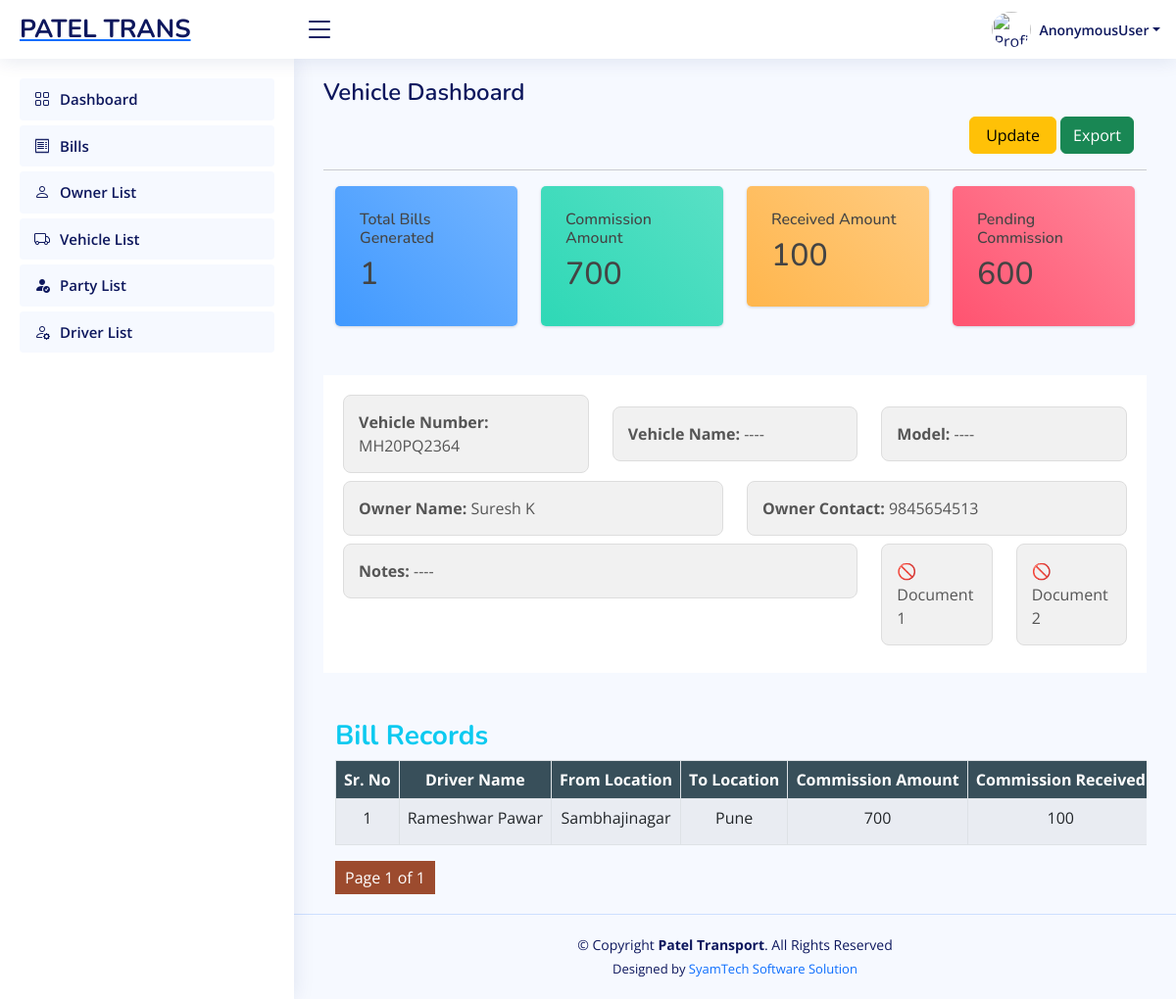
Screenshot of /software/vehicle_dashboard/1 with the database file from the repository.
### Developer/models.py (models this page shows, shortened)
class Vehicle(models.Model):
    owner = models.ForeignKey(VehicleOwner, on_delete=models.CASCADE, null=True, blank=True)
    business = models.ForeignKey(Business, on_delete=models.CASCADE, null=True, blank=True)
    vehicle_number = models.CharField(max_length=20, unique=True)  # License plate number
    vehicle_name = models.CharField(max_length=100, null=True, blank=True)
    model_name = models.CharField(max_length=255, null=True, blank=True)
    notes = models.TextField(null=True, blank=True)
    document1 = models.FileField(upload_to='vehicle_documents/', null=True, blank=True)
    document2 = models.FileField(upload_to='vehicle_documents/', null=True, blank=True)
    created_at = models.DateTimeField(auto_now_add=True)
    updated_at = models.DateTimeField(auto_now=True)

class VehicleOwner(models.Model):
    business = models.ForeignKey(Business, on_delete=models.CASCADE,null=True, blank=True)
    owner_name = models.CharField(max_length=255)
    owner_mobile_number = models.CharField(max_length=15)
    owner_alternate_mobile_number = models.CharField(max_length=15, null=True, blank=True)
    pan_card = models.FileField(upload_to='vehicle_owner_documents/pan_cards/', null=True, blank=True)
    adhar_card = models.FileField(upload_to='vehicle_owner_documents/adhar_cards/', null=True, blank=True)
    document1 = models.FileField(upload_to='vehicle_owner_documents/other_documents/', null=True, blank=True)
    document2 = models.FileField(upload_to='vehicle_owner_documents/other_documents/', null=True, blank=True)
    created_at = models.DateTimeField(auto_now_add=True)
    updated_at = models.DateTimeField(auto_now=True)

class Bill(models.Model):
    business = models.ForeignKey(Business, on_delete=models.CASCADE, null=True, blank=True)
    bill_number = models.CharField(max_length=10, unique=True, editable=False, db_index=True)
    party = models.ForeignKey(
        'Party', on_delete=models.SET_NULL, related_name='bills', verbose_name="Party Name", null=True, blank=True
    )
    driver = models.ForeignKey(
        'Driver', on_delete=models.SET_NULL, null=True, blank=True, related_name='bills', verbose_name="Driver"
    )
    vehicle = models.ForeignKey(
        'Vehicle', on_delete=models.CASCADE,  related_name='bills', verbose_name="Vehicle"
    )
    reference = models.ForeignKey(
        'VehicleOwner', on_delete=models.SET_NULL, null=True, blank=True, related_name='referenced_bills', verbose_name="Referenced By"
    )
    from_location = models.CharField(max_length=255, verbose_name="From Location")
    to_location = models.CharField(max_length=255, verbose_name="To Location")
    material_type = models.CharField(max_length=255, null=True, blank=True, verbose_name="Type of Material")
    rent_amount = models.DecimalField(max_digits=10, decimal_places=0, verbose_name="Rent Amount")
    advance_amount = models.DecimalField(max_digits=10, decimal_places=0, verbose_name="Advance Amount")
    pending_amount = models.DecimalField(max_digits=10, decimal_places=0, default=0, verbose_name="Pending Amount")
    commission = models.DecimalField(max_digits=10, decimal_places=0, null=True, blank=True,default=0,  verbose_name="Commission")
    commission_charge = models.DecimalField(max_digits=10, decimal_places=0, null=True, blank=True,default=0,  verbose_name="Commission Amount")
    commission_received = models.DecimalField(max_digits=10, decimal_places=0, null=True, blank=True,default=0,  verbose_name="Commission Received")
    commission_pending = models.DecimalField(max_digits=10, decimal_places=0, null=True, blank=True,default=0,  verbose_name="Commission Pending")
    notes = models.TextField(null=True, blank=True, verbose_name="Additional Notes")
    bill_date = models.DateField(verbose_name="Bill Date")
    commission_received_date = models.DateField(null=True, blank=True, verbose_name="Commission Received Date")
    class Meta:
        ordering = ['-bill_date']

class Driver(models.Model):
    business = models.ForeignKey(Business, on_delete=models.CASCADE, null=True, blank=True)
    driver_name = models.CharField(max_length=255)
    licence = models.FileField(upload_to='driver_documents/licence/', null=True, blank=True)
    adhar_card = models.FileField(upload_to='driver_documents/adhar_cards/', null=True, blank=True)
    document1 = models.FileField(upload_to='party_documents/other_documents/', null=True, blank=True)
    document2 = models.FileField(upload_to='party_documents/other_documents/', null=True, blank=True)
    profile_photo = models.ImageField(upload_to='driver_documents/profile_photos/', null=True, blank=True)
    mobile = models.CharField(max_length=15, null=True, blank=True)
    alternate_mobile = models.CharField(max_length=15, null=True, blank=True)
    created_at = models.DateTimeField(auto_now_add=True)
    updated_at = models.DateTimeField(auto_now=True)

### Software/views.py (the view)
# urls.py: path('vehicle_dashboard/<int:id>', vehicle_dashboard, name='software_vehicle_dashboard'),
def vehicle_dashboard(request,id):
    vehicle=Vehicle.objects.get(id=id)
    bill=Bill.objects.select_related('vehicle').only('vehicle').filter(vehicle=vehicle)
    total_bills_generated = bill.count()
    total_commission_amount = bill.aggregate(Sum('commission_charge'))['commission_charge__sum'] or 0
    received_commission = bill.aggregate(Sum('commission_received'))['commission_received__sum'] or 0
    pending_commission = bill.aggregate(Sum('commission_pending'))['commission_pending__sum'] or 0
    paginator = Paginator(bill, 10)  # Show 10 job cards per page.
    page_number = request.GET.get('page')  # Get the page number from the GET request
    page_obj = paginator.get_page(page_number)  # Get the corresponding page object
    filter_params = request.GET.copy()  # Copy the GET parameters
    if 'page' in filter_params:
        del filter_params['page']  # Remove the page parameter if it exists
    context={
        'bill_rec':page_obj,
        'vehicle':vehicle,
        'filter_params': filter_params.urlencode(),
        'total_bills_generated':total_bills_generated,
        'total_commission_amount':total_commission_amount,
        'received_commission':received_commission,
        'pending_commission':pending_commission,
        }
    return render(request, 'software_vehicle_dashboard.html',context )

### Software/templates/software_vehicle_dashboard.html (shortened to what this page needs)
{% extends "software_base.html" %}
{% block content %}
<main id="main" class="main">
    <div class="pagetitle">
        <h1>Vehicle Dashboard</h1>
    </div>
    <div class="row">
        <div class="col-lg-12">
            <div class="row">
                <div class="container" style="max-width:97%;">
                    <div class="text-lg-end text-start">
                        <a href="javascript:void(0);" data-url="{% url 'software_update_vehicle' vehicle.id %}" class="btn btn-warning    px-3" onclick="mini_window_2(this)">Update</a>
                    <a href="{% url 'software_export_bill_records_for_single_vehicle' vehicle.id %}" class="btn btn-success"> Export</a>
                    </div>
                </div>
            </div>
        </div>
    </div>
     <hr>
    <div class="container">
        <div class="row">
            <div class="col-md-4 col-xl-3">
                <div class="card bg-c-blue order-card">
                    <div class="card-block">
                        <h6 class="m-b-20">Total Bills Generated</h6>
                        <h2 class="text-right"><span>{{ total_bills_generated }}</span></h2>
                    </div>
                </div>
            </div>
            <div class="col-md-4 col-xl-3">
                <div class="card bg-c-green order-card">
                    <div class="card-block">
                        <h6 class="m-b-20">Commission Amount</h6>
                        <h2 class="text-right"><span>{{ total_commission_amount }}</span></h2>
                    </div>
                </div>
            </div>
            <div class="col-md-4 col-xl-3">
                <div class="card bg-c-yellow order-card">
                    <div class="card-block">
                        <h6 class="m-b-20">Received Amount</h6>
                        <h2 class="text-right"><span>{{ received_commission }}</span></h2>
                    </div>
                </div>
            </div>
            <div class="col-md-4 col-xl-3">
                <div class="card bg-c-pink order-card">
                    <div class="card-block">
                        <h6 class="m-b-20">Pending Commission</h6>
                        <h2 class="text-right"><span>{{ pending_commission }}</span></h2>
                    </div>
                </div>
            </div>
        </div>
    </div>
    <div class="container-fluid  bill-info-header">
        <div class="row">
            <div class="col-sm-4 mb-2">
                <div class="info-field">
                    <strong>Vehicle Number:</strong> {{ vehicle.vehicle_number|default:"----" }}
                </div>
            </div>
            <div class="col-sm-4 mb-2">
                <div class="info-field">
                    <strong>Vehicle Name:</strong> {{ vehicle.vehicle_name|default:"----" }}
                </div>
            </div>
            <div class="col-sm-4 mb-2">
                <div class="info-field">
                    <strong>Model:</strong> {{ vehicle.model_name|default:"----" }}
                </div>
            </div>
            <div class="col-sm-6 mb-2">
                <div class="info-field">
                    <strong>Owner Name:</strong> {{ vehicle.owner.owner_name|default:"----" }}
                </div>
            </div>
            <div class="col-sm-6 mb-2">
                <div class="info-field">
                    <strong>Owner Contact:</strong> {{ vehicle.owner.owner_mobile_number|default:"----" }}
                </div>
            </div>
            <div class="col-sm-8 mb-2">
                <div class="info-field">
                    <strong>Notes:</strong> {{ vehicle.notes|default:"----" }}
                </div>
            </div>
            <div class="col-sm-2 mb-2">
                <div class="info-field">
                    {% if vehicle.document1 %}
                        <center><a href="{{ vehicle.document1.url }}" download><strong>Document 1</strong></a></center>
                    {% else %}
                    🚫 Document 1
                    {% endif %}
                </div>
            </div>
            <div class="col-sm-2 mb-2">
                <div class="info-field">
                    {% if vehicle.document2 %}
                        <center><a href="{{ vehicle.document2.url }}" download><strong>Document 2</strong></a></center>
                    {% else %}
                    🚫 Document 2
                    {% endif %}
                </div>
            </div>
        </div>
    </div>
    <div class="container">
        <div class="row justify-content-center align-items-center">
            <div class="col-sm-12"> <br><br>
                <h3 class="text-info"><b>Bill Records</b></h3>
                <div class="row">
                    <div class="container" style=" overflow:scroll;">
                        <table id="bill_table" class="table table-striped table-bordered" style="width:100%; min-width: max-content;">
                            <thead>
                                <tr style="background-color: rgb(56, 79, 90);">
                                    <th scope="col" class="text-center text-white">Sr. No</th>
                                    <th scope="col" class="text-center text-white">Driver Name</th>
                                    <th scope="col" class="text-center text-white">From Location</th>
                                    <th scope="col" class="text-center text-white">To Location</th>
                                    <th scope="col" class="text-center text-white">Commission Amount</th>
                                    <th scope="col" class="text-center text-white">Commission Received</th>
                                </tr>
                            </thead>
                            <tbody>
                                {% if bill_rec %}
                                {% for r in bill_rec %}
                                <tr>
                                    <td class="text-center">{{ forloop.counter }}</td>
                                    <td class="text-center">{{ r.driver.driver_name }} </td>
                                    <td class="text-center">{{ r.from_location }} </td>
                                    <td class="text-center">{{ r.to_location }} </td>
                                    <td class="text-center">{{ r.commission_charge }} </td>
                                    <td class="text-center">{{ r.commission_received }} </td>
                                </tr>
                                {% endfor %}
                                {% else %}
                                <tr>
                                    <td colspan="10" class="text-center">No Bills Found</td>
                                </tr>
                                {% endif %}
                            </tbody>
                        </table>
                        <div class="pagination-container">
                            <div class="pagination">
                                <span class="current-page">Page {{ bill_rec.number }} of {{ bill_rec.paginator.num_pages }}</span>
                            </div>
                        </div>
                    </div>
                </div>
            </div>
        </div>
    </div>
</main>
{% endblock content %}

### Software/templates/software_vehicle_dashboard.html (style rules this page uses)
.bg-c-blue { background: linear-gradient(45deg,#4099ff,#73b4ff); }
.bg-c-green { background: linear-gradient(45deg,#2ed8b6,#59e0c5); }
.bg-c-yellow { background: linear-gradient(45deg,#FFB64D,#ffcb80); }
.bg-c-pink { background: linear-gradient(45deg,#FF5370,#ff869a); }
.card { border-radius: 5px; -webkit-box-shadow: 0 1px 2.94px 0.06px rgba(4,26,55,0.16); box-shadow: 0 1px 2.94px 0.06px rgba(4,26,55,0.16); border: none; margin-bottom: 30px; -webkit-transition: all 0.3s ease-in-out; transition: all 0.3s ease-in-out; }
.card .card-block { padding: 25px; }
.bill-info-header { background-color:rgb(255, 255, 255); padding: 20px; margin-top: 20px; }
.info-field { background-color: #f1f1f1; padding: 15px; border-radius: 8px; border: 1px solid #ddd; font-size: 1rem; color: #555; width: 100%; }
.info-field strong { margin-bottom: 5px; }
.col-sm-4 { display: flex; justify-content: center; align-items: center; }

### rows the page displays
Vehicle: vehicle_number "MH20PQ2364", vehicle_name "----", model_name "----", owner.owner_name "Suresh K", owner.owner_mobile_number "9845654513", notes "----"
Bill: driver.driver_name "Rameshwar Pawar", from_location "Sambhajinagar", to_location "Pune", commission_charge "700", commission_received "100"

### other values shown
{{ request.user }} "AnonymousUser"
{{ total_bills_generated }} "1"
{{ total_commission_amount }} "700"
{{ received_commission }} "100"
{{ pending_commission }} "600"
{{ bill_rec.number }} "1"
{{ bill_rec.paginator.num_pages }} "1"
